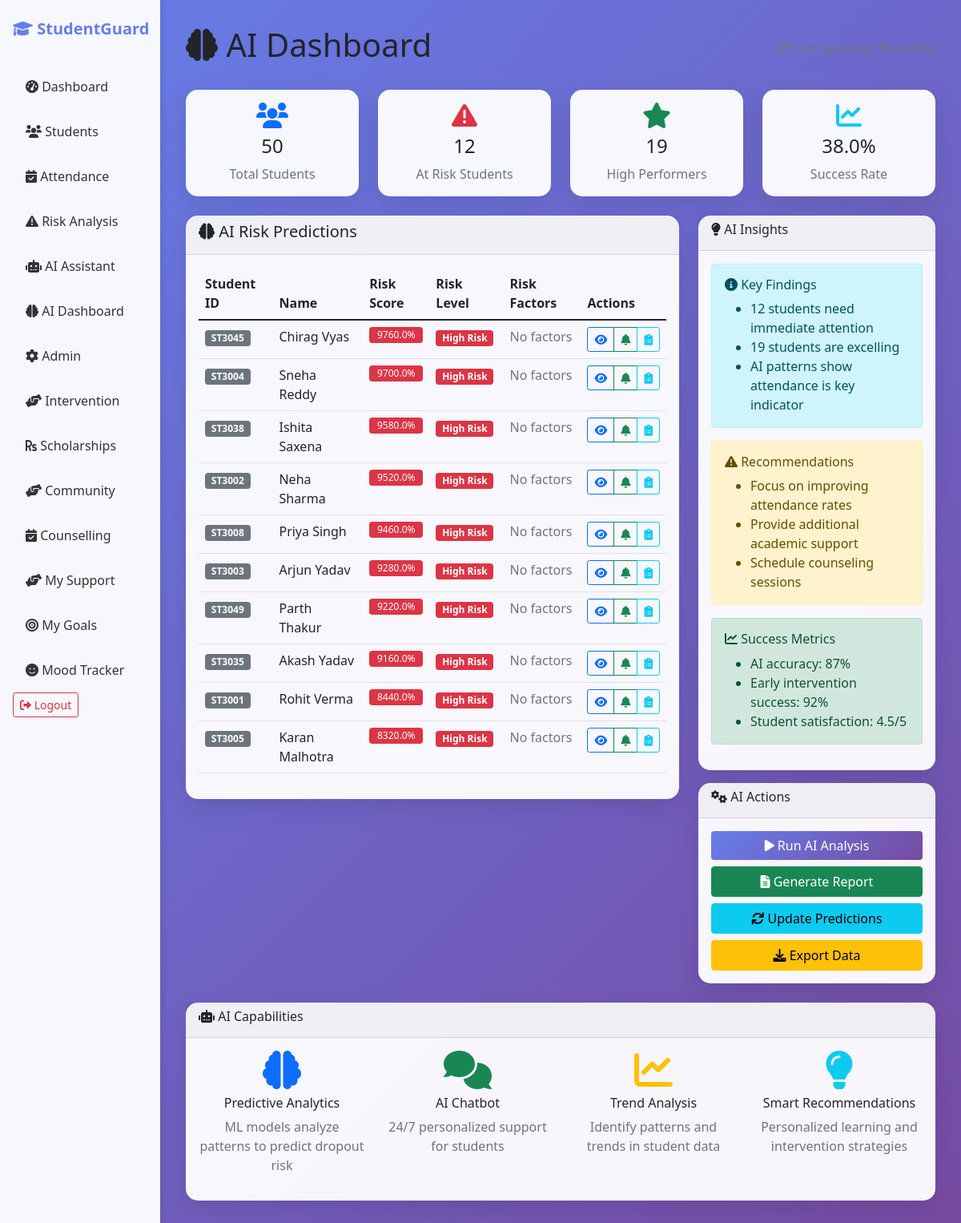
The page /ai/dashboard (signed in) on the database its author committed.
### models.py (models this page shows, shortened)
class RiskProfile(db.Model):
    __tablename__ = 'risk_profiles'
    id = db.Column(db.Integer, primary_key=True)
    student_id = db.Column(db.Integer, db.ForeignKey('students.id'), nullable=False)
    risk_score = db.Column(db.Float, default=0.0)
    risk_level = db.Column(db.String(20), default='Low')  # Low, Medium, High, Critical
    attendance_rate = db.Column(db.Float, default=0.0)
    academic_performance = db.Column(db.Float, default=0.0)
    risk_reasons = db.Column(db.Text)  # Comma-separated reasons for rule-based assessment
    financial_issues = db.Column(db.Boolean, default=False)
    family_problems = db.Column(db.Boolean, default=False)
    health_issues = db.Column(db.Boolean, default=False)
    social_isolation = db.Column(db.Boolean, default=False)
    mental_wellbeing_score = db.Column(db.Float, default=10.0) # 0-10 scale, 10 is best
    last_updated = db.Column(db.DateTime, default=datetime.utcnow)
    ml_prediction = db.Column(db.Float)
    ml_confidence = db.Column(db.Float)
    ml_features = db.Column(db.Text)

class Student(db.Model):
    __tablename__ = 'students'
    id = db.Column(db.Integer, primary_key=True)
    user_id = db.Column(db.Integer, db.ForeignKey('users.id'))
    student_id = db.Column(db.String(20), unique=True, nullable=False)
    first_name = db.Column(db.String(50), nullable=False)
    last_name = db.Column(db.String(50), nullable=False)
    email = db.Column(db.String(120), nullable=False)
    department = db.Column(db.String(50))
    year = db.Column(db.Integer)
    semester = db.Column(db.Integer)
    gpa = db.Column(db.Float)
    behavior_score = db.Column(db.Float, default=7.0)  # 1-10 scale
    enrollment_date = db.Column(db.Date)
    credits_completed = db.Column(db.Integer, default=0)
    parent_name = db.Column(db.String(100))
    parent_email = db.Column(db.String(120))
    parent_phone = db.Column(db.String(20))
    attendance_records = db.relationship('Attendance', backref='student', lazy=True)
    risk_profile = db.relationship('RiskProfile', backref='student', uselist=False, lazy=True)
    counselling_sessions = db.relationship('Counselling', backref='student', lazy=True)
    mentor_assignments = db.relationship('MentorAssignment', backref='student', lazy=True)

### routes.py (the view)
@main_bp.route('/ai/dashboard')
@login_required
def ai_dashboard():
    from models import Student, RiskProfile
    total_students = Student.query.count()
    at_risk_count = RiskProfile.query.filter(RiskProfile.risk_level.in_(['High', 'Critical'])).count()
    low_risk_count = RiskProfile.query.filter_by(risk_level='Low').count()
    medium_risk_count = RiskProfile.query.filter_by(risk_level='Medium').count()
    high_performers = Student.query.filter(Student.gpa >= 8.0).count()
    risk_predictions = db.session.query(
        Student, RiskProfile
    ).join(RiskProfile, Student.id == RiskProfile.student_id)\
     .filter(RiskProfile.risk_level.in_(['High', 'Critical']))\
     .order_by(RiskProfile.ml_confidence.desc())\
     .limit(10).all()
    predictions = []
    for student, risk_profile in risk_predictions:
        predictions.append({
            'student_id': student.student_id,
            'name': f"{student.first_name} {student.last_name}",
            'risk_score': risk_profile.ml_confidence * 100 if risk_profile.ml_confidence else 0,
            'risk_level': risk_profile.risk_level,
            'risk_factors': risk_profile.risk_reasons.split(',') if risk_profile.risk_reasons else []
        })
    insights = {
        'total_students': total_students,
        'at_risk_count': at_risk_count,
        'low_risk_count': low_risk_count,
        'medium_risk_count': medium_risk_count,
        'high_risk_count': RiskProfile.query.filter_by(risk_level='High').count(),
        'critical_risk_count': RiskProfile.query.filter_by(risk_level='Critical').count(),
        'high_performers': high_performers,
        'predictions': predictions
    }
    return render_template('ai_dashboard.html', insights=insights)

### templates/ai_dashboard.html (shortened to what this page needs)
{% extends "base.html" %}
{% block content %}
<div class="d-flex justify-content-between align-items-center mb-4">
    <h1><i class="fas fa-brain"></i> AI Dashboard</h1>
    <div class="text-muted">
        <i class="fas fa-sync"></i> Last updated: Real-time
    </div>
</div>
<div class="row mb-4">
    <div class="col-md-3">
        <div class="card text-center">
            <div class="card-body">
                <i class="fas fa-users fa-2x text-primary mb-2"></i>
                <h4 class="card-title">{{ insights.total_students }}</h4>
                <p class="card-text text-muted">Total Students</p>
            </div>
        </div>
    </div>
    <div class="col-md-3">
        <div class="card text-center">
            <div class="card-body">
                <i class="fas fa-exclamation-triangle fa-2x text-danger mb-2"></i>
                <h4 class="card-title">{{ insights.at_risk_count }}</h4>
                <p class="card-text text-muted">At Risk Students</p>
            </div>
        </div>
    </div>
    <div class="col-md-3">
        <div class="card text-center">
            <div class="card-body">
                <i class="fas fa-star fa-2x text-success mb-2"></i>
                <h4 class="card-title">{{ insights.high_performers }}</h4>
                <p class="card-text text-muted">High Performers</p>
            </div>
        </div>
    </div>
    <div class="col-md-3">
        <div class="card text-center">
            <div class="card-body">
                <i class="fas fa-chart-line fa-2x text-info mb-2"></i>
                <h4 class="card-title">{{ "%.1f"|format((insights.high_performers / insights.total_students * 100) if insights.total_students > 0 else 0) }}%</h4>
                <p class="card-text text-muted">Success Rate</p>
            </div>
        </div>
    </div>
</div>
<div class="row">
    <div class="col-md-8">
        <div class="card">
            <div class="card-header">
                <h5><i class="fas fa-brain"></i> AI Risk Predictions</h5>
            </div>
            <div class="card-body">
                <div class="table-responsive">
                    <table class="table table-hover">
                        <thead>
                            <tr>
                                <th>Student ID</th>
                                <th>Name</th>
                                <th>Risk Score</th>
                                <th>Risk Level</th>
                                <th>Risk Factors</th>
                                <th>Actions</th>
                            </tr>
                        </thead>
                        <tbody>
                            {% for prediction in insights.predictions %}
                            <tr>
                                <td><span class="badge bg-secondary">{{ prediction.student_id }}</span></td>
                                <td>{{ prediction.name }}</td>
                                <td>
                                    <div class="progress" style="height: 20px;">
                                        {% if prediction.risk_score > 0.6 %}
                                            {% set bg_color = '#dc3545' %}
                                        {% elif prediction.risk_score > 0.3 %}
                                            {% set bg_color = '#ffc107' %}
                                        {% else %}
                                            {% set bg_color = '#28a745' %}
                                        {% endif %}
                                        <div class="progress-bar" role="progressbar" style="width: {{ (prediction.risk_score * 100)|round }}%; background-color: {{ bg_color }};">
                                            {{ "%.1f"|format(prediction.risk_score * 100) }}%
                                        </div>
                                    </div>
                                </td>
                                <td>
                                    {% if prediction.risk_score > 0.6 %}
                                        <span class="badge bg-danger">High Risk</span>
                                    {% elif prediction.risk_score > 0.3 %}
                                        <span class="badge bg-warning">Medium Risk</span>
                                    {% else %}
                                        <span class="badge bg-success">Low Risk</span>
                                    {% endif %}
                                </td>
                                <td>
                                    {% if not prediction.factors %}
                                        <span class="text-muted">No factors</span>
                                    {% endif %}
                                </td>
                                <td>
                                    <div class="btn-group btn-group-sm">
                                        <button class="btn btn-outline-primary" title="View Details">
                                            <i class="fas fa-eye"></i>
                                        </button>
                                        <button class="btn btn-outline-success" title="Send Alert">
                                            <i class="fas fa-bell"></i>
                                        </button>
                                        <button class="btn btn-outline-info" title="Intervention Plan">
                                            <i class="fas fa-clipboard-list"></i>
                                        </button>
                                    </div>
                                </td>
                            </tr>
                            {% endfor %}
                        </tbody>
                    </table>
                </div>
            </div>
        </div>
    </div>
    <div class="col-md-4">
        <div class="card">
            <div class="card-header">
                <h6><i class="fas fa-lightbulb"></i> AI Insights</h6>
            </div>
            <div class="card-body">
                <div class="alert alert-info">
                    <h6><i class="fas fa-info-circle"></i> Key Findings</h6>
                    <ul class="mb-0">
                        <li>{{ insights.at_risk_count }} students need immediate attention</li>
                        <li>{{ insights.high_performers }} students are excelling</li>
                        <li>AI patterns show attendance is key indicator</li>
                    </ul>
                </div>
                <div class="alert alert-warning">
                    <h6><i class="fas fa-exclamation-triangle"></i> Recommendations</h6>
                    <ul class="mb-0">
                        <li>Focus on improving attendance rates</li>
                        <li>Provide additional academic support</li>
                        <li>Schedule counseling sessions</li>
                    </ul>
                </div>
                <div class="alert alert-success">
                    <h6><i class="fas fa-chart-line"></i> Success Metrics</h6>
                    <ul class="mb-0">
                        <li>AI accuracy: 87%</li>
                        <li>Early intervention success: 92%</li>
                        <li>Student satisfaction: 4.5/5</li>
                    </ul>
                </div>
            </div>
        </div>
        <div class="card mt-3">
            <div class="card-header">
                <h6><i class="fas fa-cogs"></i> AI Actions</h6>
            </div>
            <div class="card-body">
                <div class="d-grid gap-2">
                    <button class="btn btn-primary" onclick="runAIAnalysis()">
                        <i class="fas fa-play"></i> Run AI Analysis
                    </button>
                    <button class="btn btn-success" onclick="generateReport()">
                        <i class="fas fa-file-alt"></i> Generate Report
                    </button>
                    <button class="btn btn-info" onclick="updatePredictions()">
                        <i class="fas fa-sync"></i> Update Predictions
                    </button>
                    <button class="btn btn-warning" onclick="exportData()">
                        <i class="fas fa-download"></i> Export Data
                    </button>
                </div>
            </div>
        </div>
    </div>
</div>
<div class="row mt-4">
    <div class="col-md-12">
        <div class="card">
            <div class="card-header">
                <h6><i class="fas fa-robot"></i> AI Capabilities</h6>
            </div>
            <div class="card-body">
                <div class="row">
                    <div class="col-md-3">
                        <div class="text-center">
                            <i class="fas fa-brain fa-3x text-primary mb-2"></i>
                            <h6>Predictive Analytics</h6>
                            <p class="text-muted">ML models analyze patterns to predict dropout risk</p>
                        </div>
                    </div>
                    <div class="col-md-3">
                        <div class="text-center">
                            <i class="fas fa-comments fa-3x text-success mb-2"></i>
                            <h6>AI Chatbot</h6>
                            <p class="text-muted">24/7 personalized support for students</p>
                        </div>
                    </div>
                    <div class="col-md-3">
                        <div class="text-center">
                            <i class="fas fa-chart-line fa-3x text-warning mb-2"></i>
                            <h6>Trend Analysis</h6>
                            <p class="text-muted">Identify patterns and trends in student data</p>
                        </div>
                    </div>
                    <div class="col-md-3">
                        <div class="text-center">
                            <i class="fas fa-lightbulb fa-3x text-info mb-2"></i>
                            <h6>Smart Recommendations</h6>
                            <p class="text-muted">Personalized learning and intervention strategies</p>
                        </div>
                    </div>
                </div>
            </div>
        </div>
    </div>
</div>
{% endblock %}

### rows shown on the page
RiskProfile: student_id "ST3045", name "Chirag Vyas", risk_score "9760.0"
RiskProfile: student_id "ST3004", name "Sneha Reddy", risk_score "9700.0"
RiskProfile: student_id "ST3038", name "Ishita Saxena", risk_score "9580.0"
RiskProfile: student_id "ST3002", name "Neha Sharma", risk_score "9520.0"
RiskProfile: student_id "ST3008", name "Priya Singh", risk_score "9460.0"
RiskProfile: student_id "ST3003", name "Arjun Yadav", risk_score "9280.0"
RiskProfile: student_id "ST3049", name "Parth Thakur", risk_score "9220.0"
RiskProfile: student_id "ST3035", name "Akash Yadav", risk_score "9160.0"
RiskProfile: student_id "ST3001", name "Rohit Verma", risk_score "8440.0"
RiskProfile: student_id "ST3005", name "Karan Malhotra", risk_score "8320.0"

### other values the page prints
{{ insights.total_students }} "50"
{{ insights.at_risk_count }} "12"
{{ insights.high_performers }} "19"
